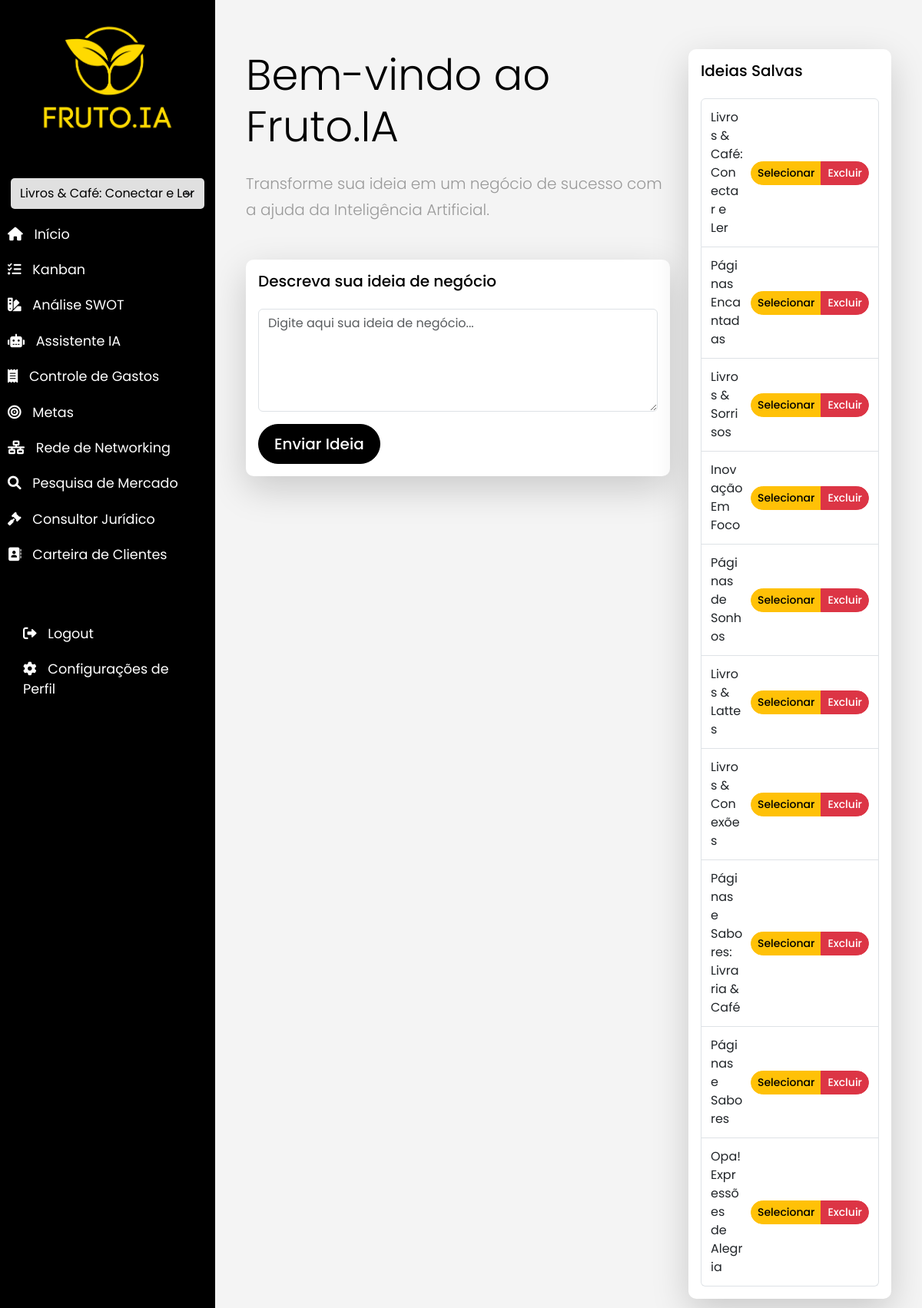
Screenshot of / (signed in) with the database file from the repository.
### app/models.py (models this page shows)
class Idea(db.Model):
    id = db.Column(db.Integer, primary_key=True)
    title = db.Column(db.String(100))
    description = db.Column(db.Text)
    timestamp = db.Column(db.DateTime, index=True, default=datetime.utcnow)
    user_id = db.Column(db.Integer, db.ForeignKey('user.id'))
    questions = db.relationship('Question', backref='idea', lazy='dynamic')
    tasks = db.relationship('Task', backref='idea', lazy='dynamic')
    expenses = db.relationship('Expense', backref='idea', lazy='dynamic')

### app/routes.py (the view)
@main.route('/')
@login_required
def index():
    ideas = Idea.query.filter_by(user_id=current_user.id).order_by(Idea.timestamp.desc()).all()
    selected_idea_id = ideas[0].id if ideas else None
    return render_template('index.html', ideas=ideas, selected_idea_id=selected_idea_id)

### app/__init__.py (called while the page is built)
def create_app():
    app = Flask(__name__, static_url_path='', static_folder='static', template_folder='templates')
    app.config.from_object(Config)
    app.config['SQLALCHEMY_DATABASE_URI'] = os.getenv('SQLALCHEMY_DATABASE_URI')
    app.config['SQLALCHEMY_TRACK_MODIFICATIONS'] = False
    db.init_app(app)
    migrate.init_app(app, db)
    login.init_app(app)
    csrf.init_app(app)
    mail.init_app(app)
    from app import routes
    app.register_blueprint(routes.main)
    from app.auth import bp as auth_bp
    app.register_blueprint(auth_bp, url_prefix='/auth')
    @login.user_loader
    def load_user(id):
        return User.query.get(int(id))
    return app

### app/routes.py (called while the page is built)
@main.context_processor
def inject_user_ideas():
    if current_user.is_authenticated:
        user_ideas = current_user.ideas.all()
        selected_idea_id = request.view_args.get('idea_id')
        return {'user_ideas': user_ideas, 'selected_idea_id': selected_idea_id}
    return {}

### app/templates/index.html (shortened to what this page needs)
{% extends "base.html" %}
{% block content %}
<div class="row">
    <div class="col-md-8">
        <h1 class="display-4 mb-4">Bem-vindo ao Fruto.IA</h1>
        <p class="lead mb-5">Transforme sua ideia em um negócio de sucesso com a ajuda da Inteligência Artificial.</p>
        <div class="card shadow-lg mb-5">
            <div class="card-body">
                <h5 class="card-title mb-4">Descreva sua ideia de negócio</h5>
                <form id="ideaForm">
                    <div class="mb-3">
                        <textarea class="form-control" id="ideaDescription" rows="5" placeholder="Digite aqui sua ideia de negócio..." required></textarea>
                    </div>
                    <button type="submit" class="btn btn-primary btn-lg">Enviar Ideia</button>
                </form>
            </div>
        </div>
    </div>
    <div class="col-md-4">
        <div id="savedIdeasSection" class="card shadow-lg">
            <div class="card-body">
                <h5 class="card-title mb-4">Ideias Salvas</h5>
                <ul id="savedIdeasList" class="list-group">
                    {% for idea in ideas %}
                    <li class="list-group-item">
                        <div class="d-flex justify-content-between align-items-center w-100">
                            <span class="idea-title">{{ idea.title }}</span>
                            <div class="btn-group" role="group">
                                <button class="btn btn-sm btn-warning select-idea" data-idea-id="{{ idea.id }}">Selecionar</button>
                                <button class="btn btn-sm btn-danger delete-idea" data-idea-id="{{ idea.id }}">Excluir</button>
                            </div>
                        </div>
                    </li>
                    {% endfor %}
                </ul>
            </div>
        </div>
    </div>
</div>
{% endblock %}

### app/static/css/style.css (style rules this page uses)
:root { --primary-color: #e0e0e0; --secondary-color: #e0e0e0; --background-color: #f4f4f4; --text-color: #000000; --sidebar-color: #000000; --sidebar-hover-color: #e0e0e0; --light-purple: #e0e0e0; }
body { font-family: 'Poppins', sans-serif; background-color: var(--background-color); color: var(--text-color); }
p { font-family: 'Poppins', sans-serif; font-size: 1.1em; font-weight: 300; line-height: 1.7em; color: #999; }
.card { background-color: #ffffff; border: none; border-radius: 10px; box-shadow: 0 4px 6px rgba(0, 0, 0, 0.1); transition: all 0.3s ease; }
.card-title { color: #000000; }
.btn { border-radius: 30px; padding: 10px 20px; font-weight: 500; transition: all 0.3s ease; }
.btn-primary { background-color: #000000; border-color: #000000; color: #ffffff; }
textarea.form-control { resize: vertical; }
#savedIdeasList .list-group-item { padding: 0.75rem; }
#savedIdeasList .idea-title { word-break: break-word; margin-right: 10px; }
#savedIdeasList .btn-group { white-space: nowrap; }
#savedIdeasList .btn-group .btn { padding: 0.25rem 0.5rem; font-size: 0.875rem; }

### rows the page displays
Idea: title "Livros & Café: Conectar e Ler"
Idea: title "Páginas Encantadas"
Idea: title "Livros & Sorrisos"
Idea: title "Inovação Em Foco"
Idea: title "Páginas de Sonhos"
Idea: title "Livros & Lattes"
Idea: title "Livros & Conexões"
Idea: title "Páginas e Sabores: Livraria & Café"
Idea: title "Páginas e Sabores"
Idea: title "Opa! Expressões de Alegria"

### other values shown
form field value "Livros & Café: Conectar e Ler"
